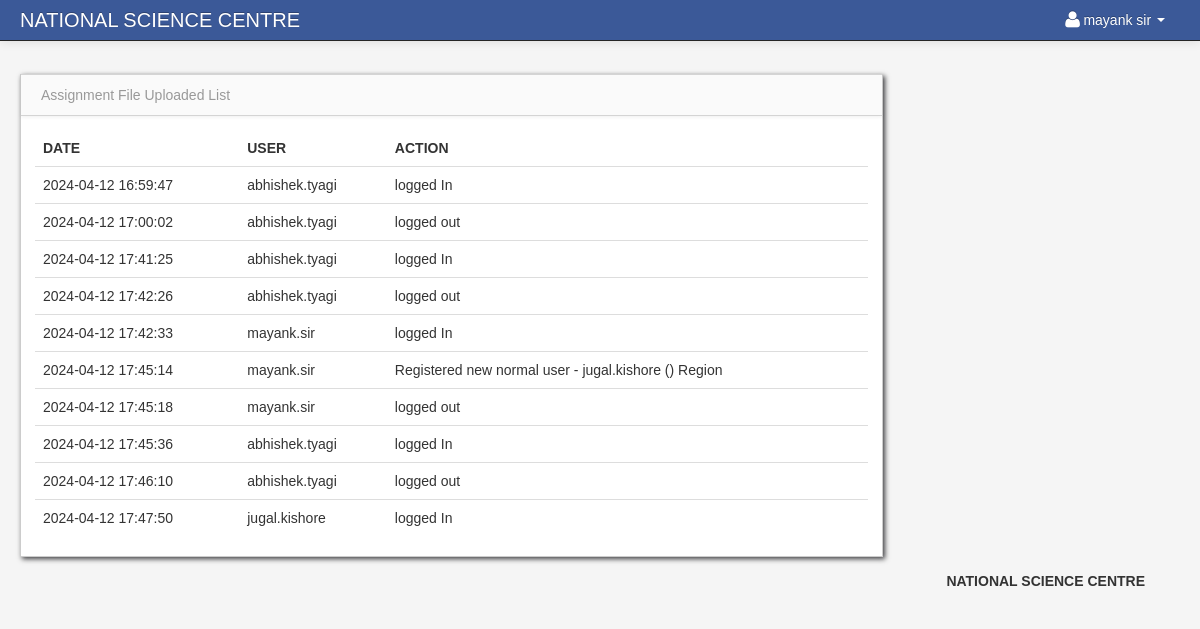
Page /admin/activity_log.php (signed in) on the committed database.
### tables this page shows
CREATE TABLE `staff` (
  `staff_id` int(11) NOT NULL,
  `username` varchar(100) NOT NULL,
  `password` varchar(100) NOT NULL,
  `firstname` varchar(100) NOT NULL,
  `lastname` varchar(100) NOT NULL,
  `emplnumber` varchar(100) NOT NULL,
  `status` varchar(30) NOT NULL,
  `department` varchar(30) NOT NULL,
  `dept_id` int(10) NOT NULL,
  `online` varchar(50) NOT NULL
);

CREATE TABLE `activity_log` (
  `activity_log_id` int(11) NOT NULL,
  `username` varchar(100) NOT NULL,
  `date` varchar(100) NOT NULL,
  `action` varchar(100) NOT NULL
);

### session.php (called while the page is built, shortened)
<?php
$session_id=$_SESSION['id'];
?>

### admin/activity_log.php (the view, shortened to what this page needs)
<?php include('header.php'); ?>
<?php include('session.php'); ?>
    <body>
		<?php include('navbar.php'); ?>
        <div class="container-fluid">
            <div class="row-fluid">
                <div class="span9" id="content">
                     <div class="row-fluid">
                        <div id="block_bg" class="block">
                            <div class="navbar navbar-inner block-header">
                                <div class="muted pull-left">Assignment File Uploaded List</div>
                            </div>
                            <div class="block-content collapse in">
                                <div class="span12">
  									<table cellpadding="0" cellspacing="0" border="0" class="table" id="example">
										<thead>
										        <tr>
												<th>Date</th>
												<th>User</th>
												<th>Action</th>
												</tr>
										</thead>
										<tbody>
                              		<?php
										$query = mysqli_query($conn,"select * from  activity_log")or die(mysqli_error());
										while($row = mysqli_fetch_array($query)){
									?>
										<tr>
                                         <td><?php  echo $row['date']; ?></td>
                                         <td><?php echo $row['username']; ?></td>
                                         <td><?php echo $row['action']; ?></td>
                                </tr>
						 <?php } ?>
										</tbody>
									</table>
                                </div>
                            </div>
                        </div>
                    </div>
                </div>
            </div>
		<?php include('footer.php'); ?>
        </div>
		<?php include('script.php'); ?>
    </body>
</html>

### admin/header.php (shortened to what this page needs)
<!DOCTYPE html>
<html class="no-js">
    <head>
			<link href="bootstrap/css/bootstrap.min.css" rel="stylesheet" media="screen">
			<link href="bootstrap/css/bootstrap-responsive.min.css" rel="stylesheet" media="screen">
			<link href="bootstrap/css/font-awesome.css" rel="stylesheet" media="screen">
			<link href="bootstrap/css/my_style.css" rel="stylesheet" media="screen">
			<link href="vendors/easypiechart/jquery.easy-pie-chart.css" rel="stylesheet" media="screen">
			<link href="assets/styles.css" rel="stylesheet" media="screen">
		<link href="vendors/fullcalendar/fullcalendar.css" rel="stylesheet" media="screen">
		<link href="assets/DT_bootstrap.css" rel="stylesheet" media="screen">
		<link href="vendors/jGrowl/jquery.jgrowl.css" rel="stylesheet" media="screen">
		<link rel="stylesheet" type="text/css" href="vendors/bootstrap-wysihtml5/src/bootstrap-wysihtml5.css"></link>
    </head>

### admin/navbar.php (shortened to what this page needs)
<div class="navbar navbar-fixed-top navbar-inverse">
          <div class="navbar-inner">
              <div class="container-fluid">
                  <span class="brand" href="#">NATIONAL SCIENCE CENTRE</span>
                  <div class="nav-collapse collapse">
                      <ul class="nav pull-right">
				<?php $query= mysqli_query($conn,"select * from staff where staff_id = '$session_id'")or die(mysqli_error());
						$row = mysqli_fetch_array($query);
				?>
                          <li class="dropdown">
                              <a href="#" role="button" class="dropdown-toggle" data-toggle="dropdown"> <i class="icon-user icon-large"></i><?php echo $row['firstname']." ".$row['lastname'];  ?> <i class="caret"></i>
                              </a>
                          </li>
                      </ul>
                  </div>
              </div>
          </div>
      </div>

### admin/footer.php (shortened to what this page needs)
<div class="pull-right">
		<footer>
           <p>NATIONAL SCIENCE CENTRE</p>
</div>

### admin/script.php (shortened to what this page needs)
        <link href="vendors/datepicker.css" rel="stylesheet" media="screen">
      <link href="vendors/uniform.default.css" rel="stylesheet" media="screen">
      <link href="vendors/chosen.min.css" rel="stylesheet" media="screen">
<link href="vendors/datepicker.css" rel="stylesheet" media="screen">

### admin/assets/styles.css (style rules this page uses)
body { padding-top: 60px; padding-bottom: 40px; background-color: #f5f5f5; }
#content { margin-left:0px; }
.block { background: url("../images/pixel-60fff.png") repeat scroll 0 0 rgba(0, 0, 0, 0) !important; border: 1px solid #ccc; background: white; margin: 1em 0em; border-top: none; -webkit-box-shadow: 2px 2px 5px rgba(0, 0, 6, 0.75); -moz-box-shadow: 2px 2px 5px rgba(0, 0, 6, 0.75); box-shadow: 2px 2px 5px rgba(0, 0, 6, 0.75); }
.block-content { margin: 1em; min-height: .25em; }
.block-header { margin-bottom: 0px; border-right: none; border-left: none; -webkit-border-radius: 0px; -moz-border-radius: 0px; border-radius: 0px; }
.block-header div { padding-top: 10px; }

### rows in the picture
staff: firstname "mayank", lastname "sir"
activity_log: date "2024-04-12 16:59:47", username "abhishek.tyagi", action "logged In"
activity_log: date "2024-04-12 17:00:02", username "abhishek.tyagi", action "logged out"
activity_log: date "2024-04-12 17:41:25", username "abhishek.tyagi", action "logged In"
activity_log: date "2024-04-12 17:42:26", username "abhishek.tyagi", action "logged out"
activity_log: date "2024-04-12 17:42:33", username "mayank.sir", action "logged In"
activity_log: date "2024-04-12 17:45:14", username "mayank.sir", action "Registered new normal user - jugal.kishore () Region"
activity_log: date "2024-04-12 17:45:18", username "mayank.sir", action "logged out"
activity_log: date "2024-04-12 17:45:36", username "abhishek.tyagi", action "logged In"
activity_log: date "2024-04-12 17:46:10", username "abhishek.tyagi", action "logged out"
activity_log: date "2024-04-12 17:47:50", username "jugal.kishore", action "logged In"
